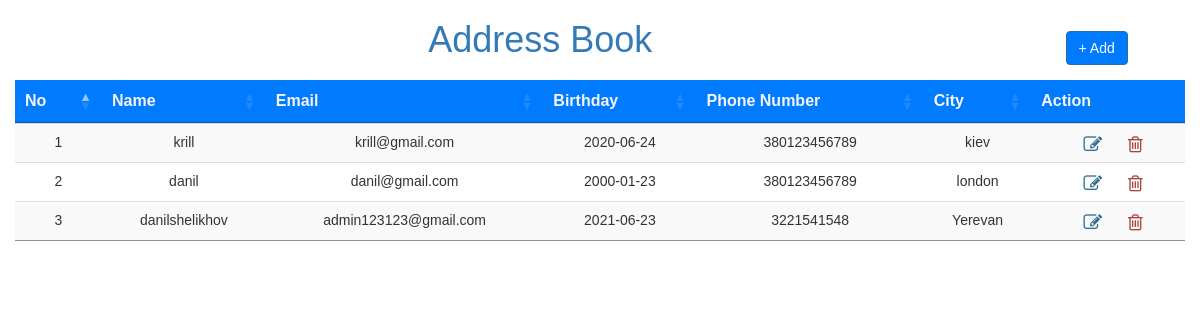
The page / on the database its author committed.
### tables this page shows
CREATE TABLE `addressbooks` (
  `id` int(11) NOT NULL,
  `name` varchar(255) NOT NULL,
  `email` varchar(255) NOT NULL,
  `birthday` date NOT NULL,
  `phonenumber` varchar(255) NOT NULL,
  `city` varchar(255) NOT NULL
);

### apis/get.php (called while the page is built, shortened)
<?php
    $basedir = realpath(__DIR__);
    require_once ($basedir.'/../config/dbconnect.php');
    $sql = "SELECT * FROM addressbooks";
    $result = $conn->query($sql);
    if ($result->num_rows > 0) {
        $addressbooks = $result->fetch_all(MYSQLI_ASSOC);
    }

### index.php (the view, shortened to what this page needs)
<?php
    require_once("apis/get.php");
?>
<!DOCTYPE html>
<html lang="en">
<head>
    <link rel="stylesheet" href="https://maxcdn.bootstrapcdn.com/bootstrap/3.4.1/css/bootstrap.min.css">
    <link rel="stylesheet" type="text/css" href="//cdn.datatables.net/1.10.21/css/jquery.dataTables.min.css"/>
    <link rel="stylesheet" href="https://cdnjs.cloudflare.com/ajax/libs/font-awesome/4.7.0/css/font-awesome.min.css">
    <link rel="stylesheet" type="text/css" href="./assets/main.css"/>
</head>
<body>
    <div class="container">
        <div class="row body-header">
            <h1 class="text-primary" align="center">Address Book</h1>
            <button class="btn btn-primary" align="right" data-toggle="modal" data-target="#add"> + Add</button>
        </div>
        <div class="row">
        <table class="table table-striped table-condensed table-hover" id="addressTable">
                <thead>
                    <th>No</th>
                    <th>Name</th>
                    <th>Email</th>
                    <th>Birthday</th>
                    <th>Phone Number</th>
                    <th>City</th>
                    <th>Action</th>
                </thead>
                <tbody>
                    <?php if(!empty($addressbooks)) {
                        $no=1;
                    ?>
                        <?php foreach($addressbooks as $addressbook) { ?>
                            <tr>
                                <td><?php echo $no++;?></td>
                                <td><?php echo $addressbook['name']; ?></td>
                                <td><?php echo $addressbook['email']; ?></td>
                                <td><?php echo $addressbook['birthday']; ?></td>
                                <td><?php echo $addressbook['phonenumber']; ?></td>
                                <td><?php echo $addressbook['city']; ?></td>
                                <td>
                                    <button
                                      onclick="edit(
                                          '<?php echo $addressbook['id']; ?>',
                                          '<?php echo $addressbook['name']; ?>',
                                          '<?php echo $addressbook['email']; ?>',
                                          '<?php echo $addressbook['birthday']; ?>',
                                          '<?php echo $addressbook['phonenumber']; ?>',
                                          '<?php echo $addressbook['city']; ?>')"
                                    >
                                      <i class="fa fa-edit fa-lg text-info" data-toggle="modal" data-target="#edit"></i>
                                    </button>
                                    <button onclick="delete_addr('<?php echo $addressbook['id']; ?>')">
                                      <i class="fa fa-trash-o fa-lg text-danger"></i>
                                    </button>
                                </td>
                            </tr>
                        <?php } ?>
                    <?php } ?>
                </tbody>
            </table>
      </div>
    </div>
</body>
</html>

### assets/main.css (style rules this page uses)
body { font-family: 'Trebuchet MS', 'Lucida Sans Unicode', 'Lucida Grande', 'Lucida Sans', Arial, sans-serif; font-size: 14px; }
table { margin-top: 10px!important; }
table td { text-align: center; }
table thead { background-color:#007bff; color: whitesmoke; font-family: Impact, Haettenschweiler, 'Arial Narrow Bold', sans-serif; }
table thead th { font-size: 16px; text-align: center; }
table.dataTable.no-footer { border-bottom: 1px solid rgb(145, 143, 143); }
table.dataTable thead th { border-bottom: 1px solid rgb(145, 143, 143); }
table i { margin-left: 10px; }
.body-header { display: flex; align-items: flex-end; justify-content: space-between; }
.body-header h1 { width: 80%; }
.body-header button { margin-bottom:5px; background-color: #007bff; }
table tbody button { border:none!important; background-color:transparent!important; }

### rows shown on the page
addressbooks: name "krill", email "krill@gmail.com", birthday "2020-06-24", phonenumber "380123456789", city "kiev"
addressbooks: name "danil", email "danil@gmail.com", birthday "2000-01-23", phonenumber "380123456789", city "london"
addressbooks: name "danilshelikhov", email "admin123123@gmail.com", birthday "2021-06-23", phonenumber "3221541548", city "Yerevan"
